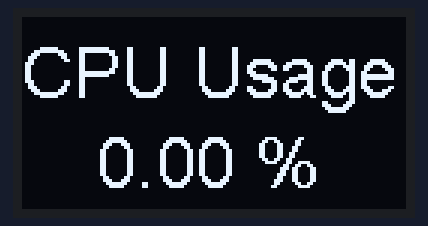
Simulated run of this program. Board: ESP8266 (Wemos D1 mini). Shown: 128×64 one-colour display. WiFi joins after 1.5 s; servers stay silent unless stated; uploads are accepted with an empty reply; what the program prints to the serial monitor is not drawn.

Above: at 3.3 s.
At 4.6 s:
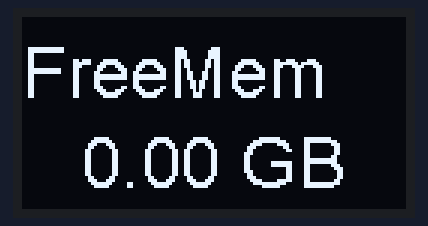
At 7.2 s:
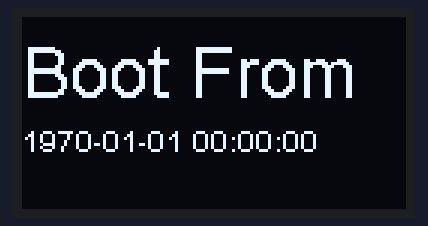
At 11.0 s:
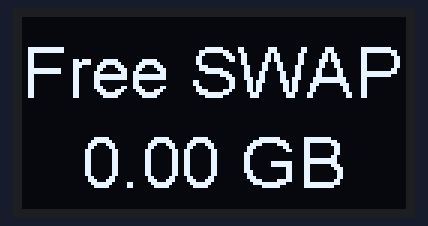

The program:

main.cpp
```cpp
#include <ESP8266WiFi.h>
#include <WiFiClient.h>
#include <Wire.h>        // 引入I2C库
#include "SSD1306Wire.h" // 引入OLED驱动库

// 初始化OLED对象
SSD1306Wire display(0x3c, 2, 14);


const char *ssid = "你的WiFi_SSID";
const char *password = "你的WiFi密码";

const char *server = "你的zabbix域名地址或者IP地址";
const int port = 80;
const char *apiPath = "/zabbix/api_jsonrpc.php";
const char *apiToken = "你的zabbix_API_TOKEN";
const char *hostname = "主机名";

void printCPUUsage();
void printMemoryUsage();
void printSWAPUsage();
void printBootTime();


// 定义 API 请求字符串变量
String apiRequest_bootTime = String() +
                             "{"
                             "\"jsonrpc\": \"2.0\","
                             "\"method\": \"item.get\","
                             "\"params\": {"
                             "\"output\": [\"lastvalue\"],"
                             "\"search\": {"
                             "\"key_\": \"system.boottime\""
                             "},"
                             "\"host\": \"" + String(hostname) + "\""
                             "},"
                             "\"auth\": \"" + String(apiToken) + "\","
                             "\"id\": 1"
                             "}";

String apiRequest_swap = String() +
                          "{"
                          "\"jsonrpc\": \"2.0\","
                          "\"method\": \"item.get\","
                          "\"params\": {"
                          "\"output\": [\"lastvalue\"],"
                          "\"search\": {"
                          "\"key_\": \"system.swap.size[,pfree]\""
                          "},"
                          "\"host\": \"" + String(hostname) + "\""
                          "},"
                          "\"auth\": \"" + String(apiToken) + "\","
                          "\"id\": 1"
                          "}";


String apiRequest_cpu = String() +
                        "{"
                        "\"jsonrpc\": \"2.0\","
                        "\"method\": \"item.get\","
                        "\"params\": {"
                        "\"output\": [\"lastvalue\"],"
                        "\"host\": \"" +
                        String(hostname) + "\","
                        "\"search\": {"
                        "\"key_\": \"system.cpu.load[all,avg1]\""
                        "},"
                        "\"sortfield\": \"name\""
                        "},"
                        "\"auth\": \"" +
                        String(apiToken) + "\","
                        "\"id\": 1"
                        "}";

String apiRequest_men = String() +
                        "{"
                        "\"jsonrpc\": \"2.0\","
                        "\"method\": \"item.get\","
                        "\"params\": {"
                        "\"output\": [\"lastvalue\"],"
                        "\"host\": \"" +
                        String(hostname) + "\","
                        "\"search\": {"
                        "\"key_\": \"vm.memory.size[available]\""
                        "},"
                        "\"sortfield\": \"name\""
                        "},"
                        "\"auth\": \"" +
                        String(apiToken) + "\","
                        "\"id\": 1"
                        "}";

void setup()
{
  Serial.begin(115200);

  display.init();                 // 初始化显示器
  display.setI2cAutoInit(true);   // 开启I2C自动初始化
  display.flipScreenVertically(); // 翻转屏幕以正确显示
  display.clear();                // 清除屏幕上的内容

  WiFi.begin(ssid, password);
  while (WiFi.status() != WL_CONNECTED)
  {
    delay(1000);
    Serial.println("正在连接到 Wi-Fi...");
  }
  Serial.println("已连接到 Wi-Fi!");

  printCPUUsage();
  printMemoryUsage();
  printSWAPUsage();
  printBootTime();
}

void loop()
{
printCPUUsage();
printMemoryUsage();
printSWAPUsage();
printBootTime();
delay(5000);
}

void printCPUUsage()
{
  WiFiClient client;
  if (client.connect(server, port))
  {
    String request = String() +
                     "POST " + apiPath + " HTTP/1.1\r\n" +
                     "Host: " + server + "\r\n" +
                     "Content-Type: application/json\r\n" +
                     "Content-Length: " + String(apiRequest_cpu.length()) + "\r\n\r\n" +
                     apiRequest_cpu;

    client.print(request);

    unsigned long timeout = millis();
    while (client.available() == 0)
    {
      if (millis() - timeout > 5000)
      {
        Serial.println("错误：服务器没有响应！");
        client.stop();
        return;
      }
    }

    // 跳过响应头
    while (client.available())
    {
      String line = client.readStringUntil('\r');
      // Serial.println(line);
      if (line == "\n")
      {
        break; // 找到分隔响应头和响应体的空行
      }
    }

    // 读取并解析 JSON 数据
    String json = "";
    while (client.available())
    {
      json += client.readString();
    }

    // 从 JSON 中提取 CPU 占用率
    int startIndex = json.indexOf("\"lastvalue\":\"") + 13;
    int endIndex = json.indexOf("\"", startIndex);
    String cpuUsage = json.substring(startIndex, endIndex);
    float cpuUsageFloat = cpuUsage.toFloat();
    float cpuUsagePercentage = cpuUsageFloat * 100;
    int roundedPercentage = round(cpuUsagePercentage); // 将百分比四舍五入为最接近的整数
    String formattedPercentage = String(cpuUsagePercentage, 2); // 将百分比格式化为保留两位小数的字符串

    // Serial.println(json);

    // 打印 CPU 占用率
    display.clear();                           // 清空屏幕
    display.setTextAlignment(TEXT_ALIGN_LEFT); // 文字居左对齐
    display.setFont(ArialMT_Plain_24);     // 设置字体大小
    display.drawString(0, 5,"CPU Usage" );
    display.drawString(25, 35,String(formattedPercentage)+" %");
    display.display();
    Serial.print("CPU占用率：");
    Serial.println(cpuUsage);
    client.stop();
  }
  else
  {
    Serial.println("错误：无法连接到 Zabbix 服务器！");
  }
}

void printMemoryUsage()
{
  WiFiClient client;
  if (client.connect(server, port))
  {
    String request = String() +
                     "POST " + apiPath + " HTTP/1.1\r\n" +
                     "Host: " + server + "\r\n" +
                     "Content-Type: application/json\r\n" +
                     "Content-Length: " + String(apiRequest_men.length()) + "\r\n\r\n" +
                     apiRequest_men;

    client.print(request);

    unsigned long timeout = millis();
    while (client.available() == 0)
    {
      if (millis() - timeout > 5000)
      {
        Serial.println("错误：服务器没有响应！");
        client.stop();
        return;
      }
    }

    // 跳过响应头
    while (client.available())
    {
      String line = client.readStringUntil('\r');
      // Serial.println(line);
      if (line == "\n")
      {
        break; // 找到分隔响应头和响应体的空行
      }
    }

    // 读取并解析 JSON 数据
    String json = "";
    while (client.available())
    {
      json += client.readString();
    }
    // 从 JSON 中提取可用内存值
    int startIndex = json.indexOf("\"lastvalue\":\"") + 13;
    int endIndex = json.indexOf("\"", startIndex);
    String memoryValue = json.substring(startIndex, endIndex);
    // Serial.println(json);

    // 将字节数转换为 GB
    double memoryGB = memoryValue.toDouble() / 1024 / 1024 / 1024;

    // 打印可用内存值
    display.clear();                           // 清空屏幕
    display.setTextAlignment(TEXT_ALIGN_LEFT); // 文字居左对齐
    display.setFont(ArialMT_Plain_24);     // 设置字体大小
    display.drawString(0, 5,"FreeMem" );
    display.drawString(20, 35,String(memoryGB)+" GB");
    display.display();
    Serial.print("可用内存：");
    Serial.print(memoryGB);
    Serial.println(" GB");

    client.stop();
  }
  else
  {
    Serial.println("错误：无法连接到 Zabbix 服务器！");
  }
}


void printSWAPUsage() {
  WiFiClient client;
  if (client.connect(server, port)) { // 连接到服务器
    String request = String() +
                     "POST " + apiPath + " HTTP/1.1\r\n" +
                     "Host: " + server + "\r\n" +
                     "Content-Type: application/json\r\n" +
                     "Content-Length: " + String(apiRequest_swap.length()) + "\r\n\r\n" +
                     apiRequest_swap;

    client.print(request); // 发送请求

    unsigned long timeout = millis();
    while (client.available() == 0) {
      if (millis() - timeout > 5000) { // 超时处理
        Serial.println("错误：服务器未响应！");
        client.stop();
        return;
      }
    }

    // 跳过响应头部
    while (client.available()) {
      String line = client.readStringUntil('\r');
      if (line == "\n") {
        break; // 找到分隔响应头部和正文的空行
      }
    }

    // 读取和解析 JSON 数据
    String json = "";
    while (client.available()) {
      json += client.readString();
    }

    // 从 JSON 中提取 SWAP 使用率的值
    int startIndex = json.indexOf("\"lastvalue\":\"") + 13;
    int endIndex = json.indexOf("\"", startIndex);
    String swapUsagePercentage = json.substring(startIndex, endIndex);
    //Serial.println(json);

    // 将 SWAP 使用率从百分比转换为 GB
    float swapUsageRatio = swapUsagePercentage.toFloat() / 100;
    float swapTotalSize = 1024; // 用实际的 SWAP 总大小（以 MB 为单位）替换
    float swapUsageInGB = (swapUsageRatio * swapTotalSize) / 1024;

    // 打印 SWAP 使用情况
    display.clear();                           // 清空屏幕
    display.setTextAlignment(TEXT_ALIGN_LEFT); // 文字居左对齐
    display.setFont(ArialMT_Plain_24);     // 设置字体大小
    display.drawString(0, 5,"Free SWAP" );
    display.drawString(20, 35,String(swapUsageInGB)+" GB");
    display.display();
    Serial.print("SWAP剩余：");
    Serial.print(swapUsageInGB, 2); // 保留两位小数打印
    Serial.println(" GB");
    client.stop();
  }
  else {
    Serial.println("错误：无法连接到 Zabbix 服务器！");
  }
}


void printBootTime() {
  WiFiClient client;
  if (client.connect(server, port)) {
    String request = String() +
                     "POST " + apiPath + " HTTP/1.1\r\n" +
                     "Host: " + server + "\r\n" +
                     "Content-Type: application/json\r\n" +
                     "Content-Length: " + String(apiRequest_bootTime.length()) + "\r\n\r\n" +
                     apiRequest_bootTime;

    client.print(request);

    unsigned long timeout = millis();
    while (client.available() == 0) {
      if (millis() - timeout > 5000) {
        Serial.println("Error: 服务器无响应！");
        client.stop();
        return;
      }
    }

    // 跳过响应头部
    while (client.available()) {
      String line = client.readStringUntil('\r');
      if (line == "\n") {
        break; // 找到分隔响应头部和主体的空行
      }
    }

    // 读取和解析 JSON 数据
    String json = "";
    while (client.available()) {
      json += client.readString();
    }

    // 从 JSON 中提取启动时间的值
    int startIndex = json.indexOf("\"lastvalue\":\"") + 13;
    int endIndex = json.indexOf("\"", startIndex);
    String bootTime = json.substring(startIndex, endIndex);

    // 将启动时间从 UNIX 时间戳转换为可读格式
    unsigned long bootTimeUnix = bootTime.toInt();
    time_t bootTimeSeconds = bootTimeUnix;
    struct tm *timeinfo;
    setenv("TZ", "CST-8", 1); // 设置时区为中国标准时间 (CST)
    tzset();
    timeinfo = localtime(&bootTimeSeconds);
    char bootTimeStr[20];
    strftime(bootTimeStr, sizeof(bootTimeStr), "%Y-%m-%d %H:%M:%S", timeinfo);

    // 打印启动时间
    display.clear();                           // 清空屏幕
    display.setTextAlignment(TEXT_ALIGN_LEFT); // 文字居左对齐
    display.setFont(ArialMT_Plain_24);     // 设置字体大小
    display.drawString(0, 5,"Boot From" );
    display.setFont(ArialMT_Plain_10);     // 设置字体大小
    display.drawString(0, 35,String(bootTimeStr));
    display.display();
    Serial.print("启动时间: ");
    Serial.println(bootTimeStr);

    client.stop();
  }
  else {
    Serial.println("Error: 无法连接到 Zabbix 服务器！");
  }
}
```

Measured:
- by itself, everything shown: repeats every 10.1 s, in 4 steps
- what the display in image 0 shows lasts 1.3 s, from 3.3 s to 4.6 s
